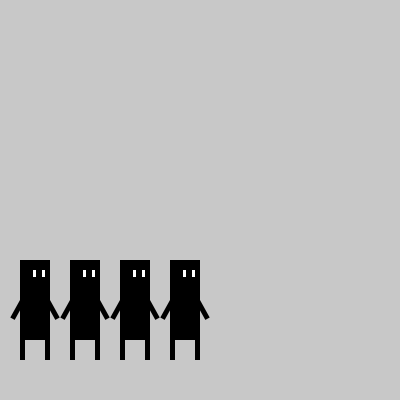
Frame 1 (no input)
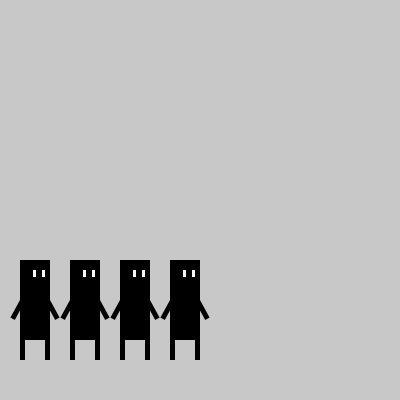
Frame 60 (the mouse pressed at the canvas centre just before this capture)
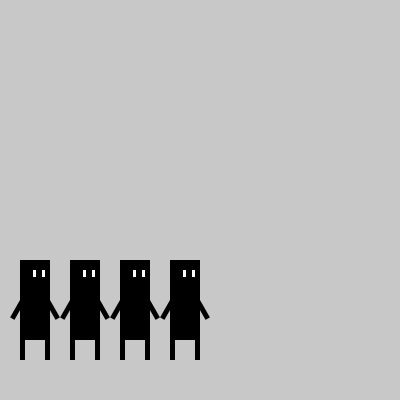
Frame 120 (the mouse held since frame 60 and released just before this capture)

The Processing sketch that drew these frames (run headless with seeded random() and noise(); from frame 60 on, the mouse is pressed at the canvas centre):

// Processing sketch: cc_10_animation
// ── cc_10_animation.pde
/**
 * Creative Coding HSOS/1617
 * Basic animation example
 *
 * @author Jens de Boer <hello@jnsdbr.de>
 */

SquareCharacter sCharacter;

ArrayList<SquareCharacter> characters;

void setup()
{
    size(400, 400);
    smooth();
    noStroke();
    
    characters = new ArrayList<SquareCharacter>();
    
    for (int i = 0; i < 4; i++)
    {
        characters.add(new SquareCharacter(0 + i * 50, height / 2 + 60));
    }
    
    //sCharacter = new SquareCharacter(width / 2 - 30,  height / 2 - 60);
}

void draw()
{
    background(200);
    
    for (SquareCharacter sq: characters)
    {
        sq.render();
    }
}

void mousePressed()
{
    //sCharacter.wave();
    
    int index = (int)random(0, characters.size());
    characters.get(index).wave();
}

void keyPressed()
{
    if (key == 'l')
    {
        sCharacter.toggleViewDirection();
    }
}
// ── BasicCharacter.pde
public class BasicCharacter
{
    protected PVector position;
    protected color cColor = #000000;
    protected float cHeight = 80;
    protected float cWidth = 30;
    protected String name = "Pete";
    
    public BasicCharacter()
    {;
        position = new PVector();
    }
    
    public void setPosition(int x, int y)
    {
        position.x = x;
        position.y = y;
    }
    
    public void setName(String name)
    {
        this.name = name;
    }
}
// ── SquareCharacter.pde
public class SquareCharacter extends BasicCharacter
{
    private float counter = 0;
    
    // Eyes
    private PVector eyePosition;
    private int defaultEyeHeight = 7;
    private int eyeHeight = 7;
    private int blinkTimer = 0;
    private int blinkTimeOut = 0;
    
    private boolean isLookingRight = true;
    
    // Right arm
    private int defaultRightArmRotation = 60;
    private int rightArmRotation = 60;
    private int waveTimeOut = 0;

    public SquareCharacter(int x, int y)
    {
        super();
        name = "HansPeter";
        setPosition(x, y);
  
        eyePosition = new PVector(cWidth + 3, 10);    
    }

    private void blink()
    {
        eyeHeight = 0;
        blinkTimer = millis() + 100;
    }
    
    public void wave()
    {
        rightArmRotation = -60;
        waveTimeOut = millis() + 300;
    }
    
    private void lookLeft()
    {
        eyePosition.x = eyePosition.x - 7;
    }
    
    private void lookRight()
    {
        eyePosition.x = cWidth + 3;
    }
    
    public void toggleViewDirection()
    {
        isLookingRight = !isLookingRight;
        
        if (isLookingRight)
        {
            lookLeft();
        }
        else
        {
            lookRight();
        }
    }

    public void render()
    {
        pushMatrix();
        translate(position.x, position.y);
        fill(cColor);
        // Body
        rect(20, 0, cWidth, cHeight);

        // Left arm
        pushMatrix();
        translate(20, cHeight / 2 );
        rotate(radians(-60 - (sin(counter) * 2 + 1)));
        rect(10, 0, -30, 5);
        popMatrix();

        // Right arm
        pushMatrix();
        translate(cWidth + 20, cHeight / 2);
        rotate(radians(rightArmRotation + (sin(counter) * 2 + 1)));
        rect(-10, 0, 30, 5);
        popMatrix();

        // Left leg
        rect(20, cHeight, 5, 20);

        // Right leg
        rect(cWidth + 20 - 5, cHeight, 5, 20);

        pushMatrix();
        translate(eyePosition.x, eyePosition.y);
        // Left eye
        fill(255);
        rect(0, 0, 3, eyeHeight);

        // Right eye
        rect(9, 0, 3, eyeHeight);
        popMatrix();
        
        popMatrix();
        
        
        if (blinkTimeOut <= millis())
        {
            blink();
            blinkTimeOut = millis() + (int)random(2500, 5000);
        }

        if (blinkTimer < millis())
        {
            eyeHeight = defaultEyeHeight;
        }
        
        if (waveTimeOut <= millis())
        {
            rightArmRotation = defaultRightArmRotation;
        }
        
        counter += 0.05;
    }
}
